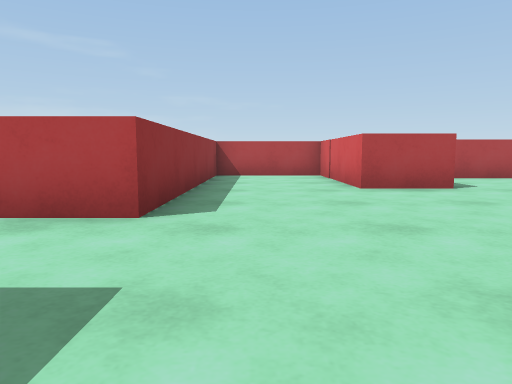
view 1 (above)

13 first-person views from a walk through a 3-D level made in the Unity game engine. The camera is 0.64 m above the floor, tilts 6° down and sees 70° across. The floor is counted in squares, 1 m on a side. Each view is taken from the middle of a square. On the plan, view 1 faces up. The plan holds only what a view shows up to about 10 squares ahead; the rest is blank. The place goes on beyond the plan. The player character is not drawn.

view 2
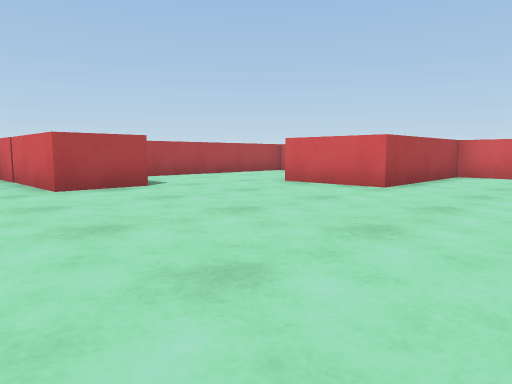

view 3
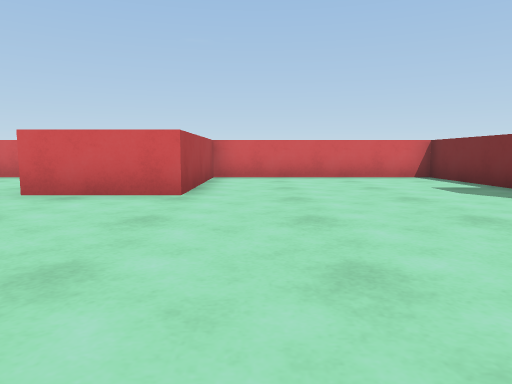

view 4
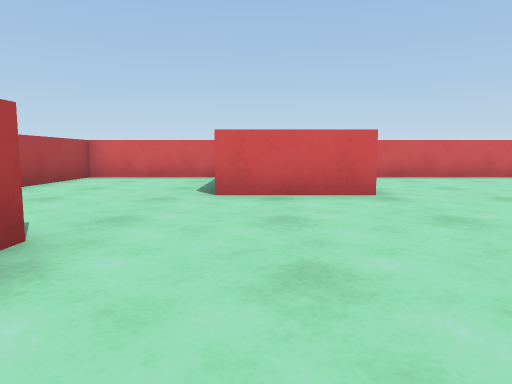

view 5
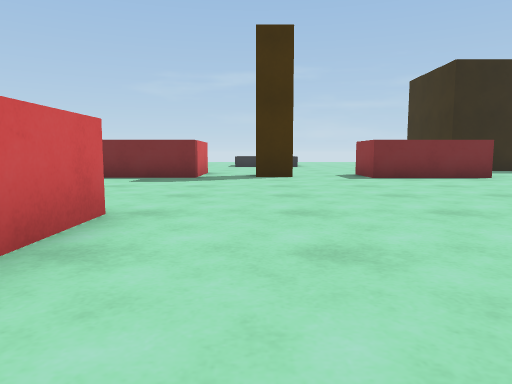

view 6
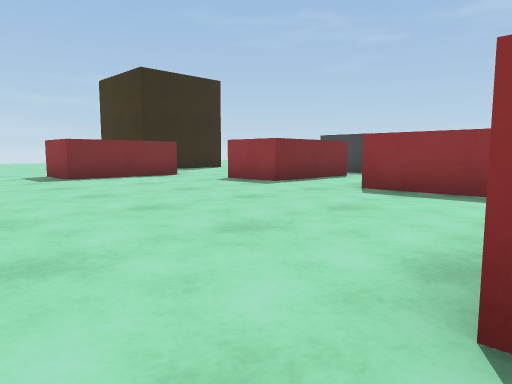

view 7
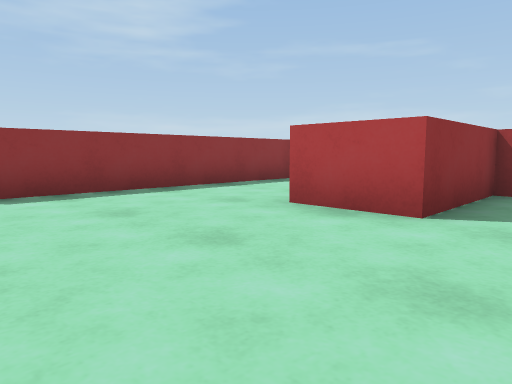

view 8
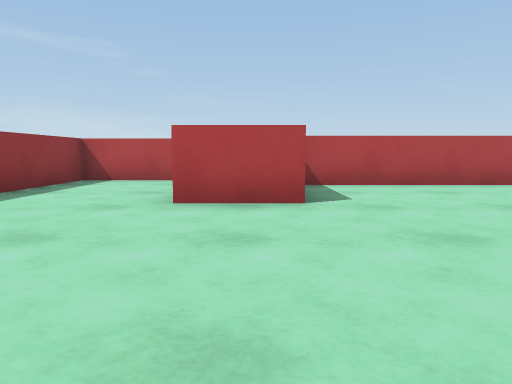

view 9
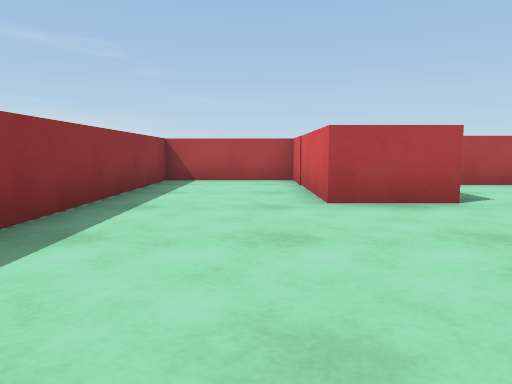

view 10
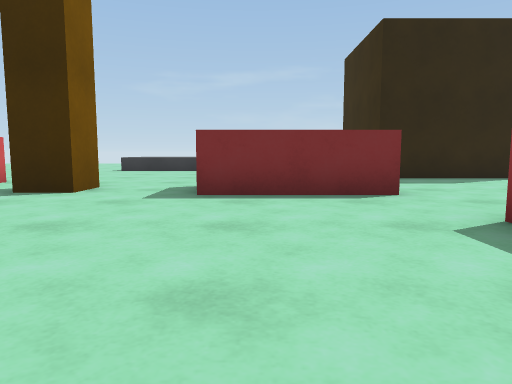

view 11
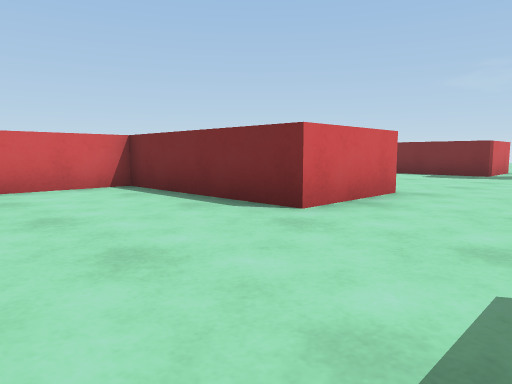

view 12
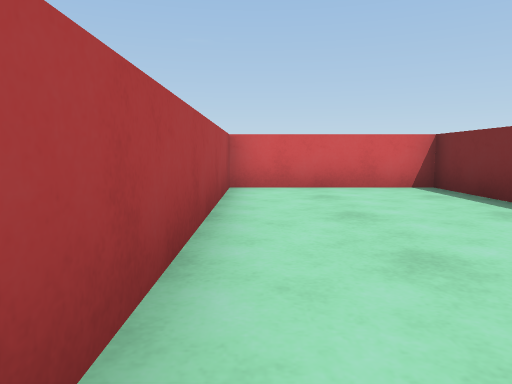

view 13
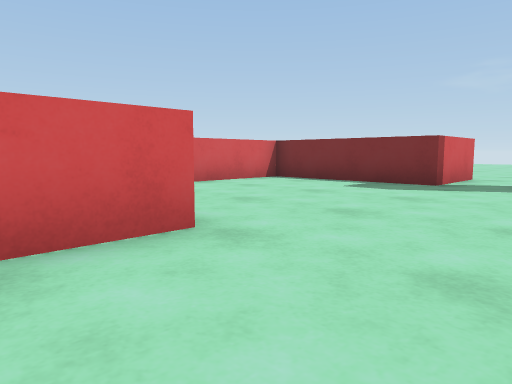

### Floor plan
Points are (right, up) in squares from view 1. A wall is a line through its corners. A room is listed if a view was taken in it or the views show most of it. See-through windows are left out.
Room 1 (views 1, 2, 3, 4, 5, 6, 7, 8, 9, 10, 11, 12, 13)
walls: (-1.4, 1.3) (-1.4, -0.5); (4, -3) (5, -3); (6.6, -2.6) (10.9, -2.6) (10.9, 3.1) (6.6, 3.1) (6.6, 5.6) (10.9, 5.6) (10.9, 9.5) (4, 9.5); (3.6, 9.6) (3.6, 6.7) (1.9, 6.7) (1.9, 10.8) (-1.2, 10.8) (-1.2, 3.6); (-1.2, -2.6) (1.9, -2.6)
ways out: opening at (-2.5, -1.5); opening at (-2, 2.5); opening at (3, -3.5); opening at (6, -3.5)

Where each view was taken, in squares from view 1:
view 1: 0 up, 0 right, facing up
view 2: 0 up, 0 right, facing up-right
view 3: 2 up, 1 right, facing right
view 4: 5 up, 1 right, facing right
view 5: 7 up, 5 right, facing down
view 6: 7 up, 5 right, facing down-left
view 7: 3 up, 5 right, facing up-left
view 8: 2 up, 3 right, facing up
view 9: 2 up, 1 right, facing up
view 10: 3 up, 1 right, facing down
view 11: 9 up, 4 right, facing down-right
view 12: 9 up, 4 right, facing right
view 13: 5 up, 4 right, facing down-right
